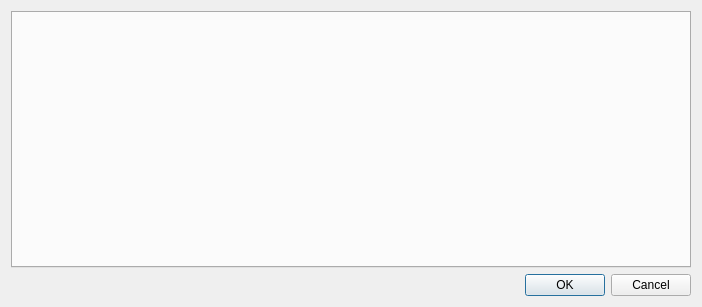
<?xml version="1.0" encoding="UTF-8"?>
<ui version="4.0">
 <class>dia_wb_settings</class>
 <widget class="QDialog" name="dia_wb_settings">
  <property name="geometry">
   <rect>
    <x>0</x>
    <y>0</y>
    <width>702</width>
    <height>307</height>
   </rect>
  </property>
  <property name="sizePolicy">
   <sizepolicy hsizetype="Fixed" vsizetype="Fixed">
    <horstretch>0</horstretch>
    <verstretch>0</verstretch>
   </sizepolicy>
  </property>
  <property name="windowTitle">
   <string>Mbdyn Workbench Settings</string>
  </property>
  <layout class="QVBoxLayout" name="verticalLayout">
   <item>
    <widget class="QTabWidget" name="tabWidget">
     <property name="currentIndex">
      <number>-1</number>
     </property>
    </widget>
   </item>
   <item>
    <widget class="QDialogButtonBox" name="buttonBox">
     <property name="standardButtons">
      <set>QDialogButtonBox::Cancel|QDialogButtonBox::Ok</set>
     </property>
    </widget>
   </item>
  </layout>
 </widget>
 <resources/>
 <connections>
  <connection>
   <sender>buttonBox</sender>
   <signal>accepted()</signal>
   <receiver>dia_wb_settings</receiver>
   <slot>accept()</slot>
   <hints>
    <hint type="sourcelabel">
     <x>350</x>
     <y>286</y>
    </hint>
    <hint type="destinationlabel">
     <x>350</x>
     <y>153</y>
    </hint>
   </hints>
  </connection>
  <connection>
   <sender>buttonBox</sender>
   <signal>rejected()</signal>
   <receiver>dia_wb_settings</receiver>
   <slot>reject()</slot>
   <hints>
    <hint type="sourcelabel">
     <x>350</x>
     <y>286</y>
    </hint>
    <hint type="destinationlabel">
     <x>350</x>
     <y>153</y>
    </hint>
   </hints>
  </connection>
 </connections>
 <slots>
  <slot>setDefaultSolver(QString)</slot>
  <slot>editActivePath(int,int)</slot>
  <slot>addBinaryPath()</slot>
  <slot>rmvBinaryPath()</slot>
  <slot>checkActiveBinary()</slot>
 </slots>
</ui>
